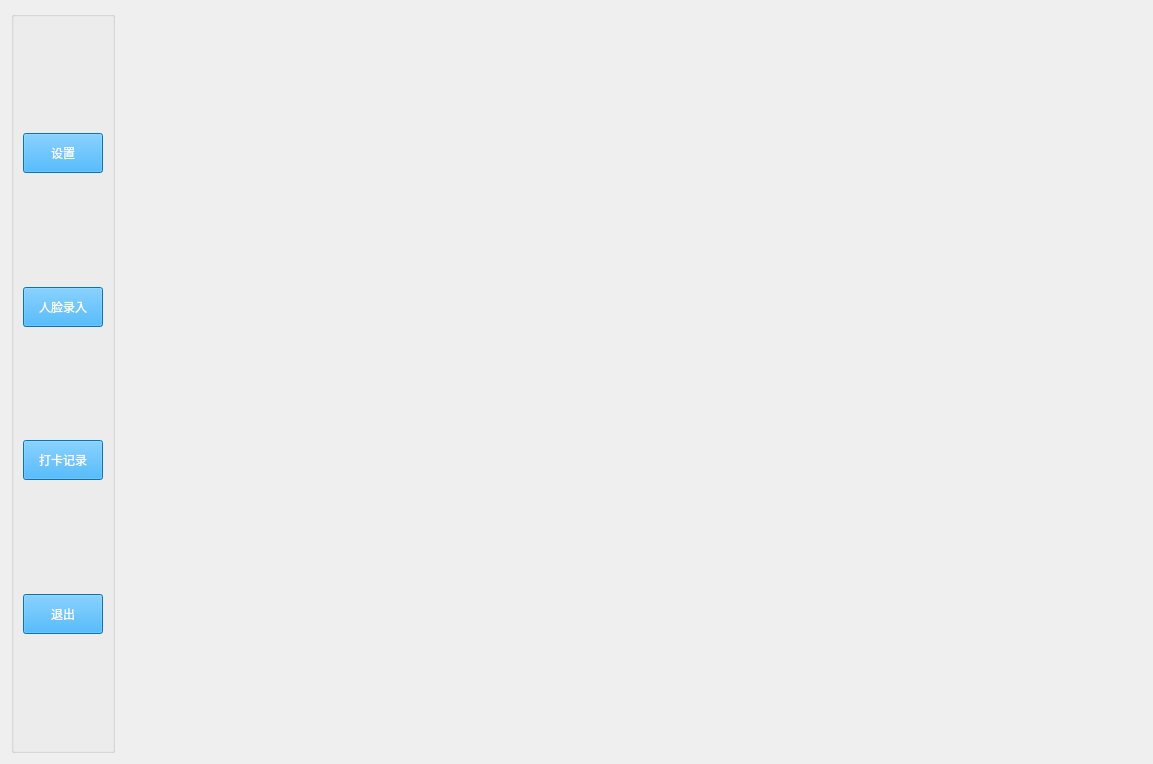
<?xml version="1.0" encoding="UTF-8"?>
<ui version="4.0">
 <class>AdmiWidget</class>
 <widget class="QWidget" name="AdmiWidget">
  <property name="geometry">
   <rect>
    <x>0</x>
    <y>0</y>
    <width>1153</width>
    <height>764</height>
   </rect>
  </property>
  <property name="minimumSize">
   <size>
    <width>820</width>
    <height>486</height>
   </size>
  </property>
  <property name="maximumSize">
   <size>
    <width>16777215</width>
    <height>16777215</height>
   </size>
  </property>
  <property name="windowTitle">
   <string>管理员操作</string>
  </property>
  <property name="styleSheet">
   <string notr="true">font: 10pt &quot;04b_21&quot;;

</string>
  </property>
  <layout class="QHBoxLayout" name="horizontalLayout">
   <item>
    <widget class="QGroupBox" name="groupBox">
     <property name="styleSheet">
      <string notr="true"/>
     </property>
     <property name="title">
      <string/>
     </property>
     <layout class="QVBoxLayout" name="verticalLayout">
      <item>
       <spacer name="verticalSpacer_4">
        <property name="orientation">
         <enum>Qt::Vertical</enum>
        </property>
        <property name="sizeHint" stdset="0">
         <size>
          <width>20</width>
          <height>40</height>
         </size>
        </property>
       </spacer>
      </item>
      <item>
       <widget class="QPushButton" name="pushButton_setting">
        <property name="minimumSize">
         <size>
          <width>0</width>
          <height>40</height>
         </size>
        </property>
        <property name="styleSheet">
         <string notr="true">background-color: rgb(11, 161, 255);
color: rgb(255, 255, 255);</string>
        </property>
        <property name="text">
         <string>设置</string>
        </property>
       </widget>
      </item>
      <item>
       <spacer name="verticalSpacer">
        <property name="orientation">
         <enum>Qt::Vertical</enum>
        </property>
        <property name="sizeHint" stdset="0">
         <size>
          <width>20</width>
          <height>44</height>
         </size>
        </property>
       </spacer>
      </item>
      <item>
       <widget class="QPushButton" name="pushButton_face">
        <property name="minimumSize">
         <size>
          <width>0</width>
          <height>40</height>
         </size>
        </property>
        <property name="styleSheet">
         <string notr="true">background-color: rgb(11, 161, 255);
color: rgb(255, 255, 255);</string>
        </property>
        <property name="text">
         <string>人脸录入</string>
        </property>
       </widget>
      </item>
      <item>
       <spacer name="verticalSpacer_2">
        <property name="orientation">
         <enum>Qt::Vertical</enum>
        </property>
        <property name="sizeHint" stdset="0">
         <size>
          <width>20</width>
          <height>47</height>
         </size>
        </property>
       </spacer>
      </item>
      <item>
       <widget class="QPushButton" name="pushButton_record">
        <property name="minimumSize">
         <size>
          <width>0</width>
          <height>40</height>
         </size>
        </property>
        <property name="styleSheet">
         <string notr="true">background-color: rgb(11, 161, 255);
color: rgb(255, 255, 255);</string>
        </property>
        <property name="text">
         <string>打卡记录</string>
        </property>
       </widget>
      </item>
      <item>
       <spacer name="verticalSpacer_3">
        <property name="orientation">
         <enum>Qt::Vertical</enum>
        </property>
        <property name="sizeHint" stdset="0">
         <size>
          <width>20</width>
          <height>46</height>
         </size>
        </property>
       </spacer>
      </item>
      <item>
       <widget class="QPushButton" name="pushButton_exit">
        <property name="minimumSize">
         <size>
          <width>0</width>
          <height>40</height>
         </size>
        </property>
        <property name="styleSheet">
         <string notr="true">background-color: rgb(11, 161, 255);
color: rgb(255, 255, 255);</string>
        </property>
        <property name="text">
         <string>退出</string>
        </property>
       </widget>
      </item>
      <item>
       <spacer name="verticalSpacer_5">
        <property name="orientation">
         <enum>Qt::Vertical</enum>
        </property>
        <property name="sizeHint" stdset="0">
         <size>
          <width>20</width>
          <height>53</height>
         </size>
        </property>
       </spacer>
      </item>
     </layout>
    </widget>
   </item>
   <item>
    <widget class="QStackedWidget" name="stackedWidget">
     <property name="styleSheet">
      <string notr="true"/>
     </property>
     <widget class="QWidget" name="page"/>
     <widget class="QWidget" name="page_2"/>
    </widget>
   </item>
  </layout>
 </widget>
 <resources/>
 <connections/>
</ui>
